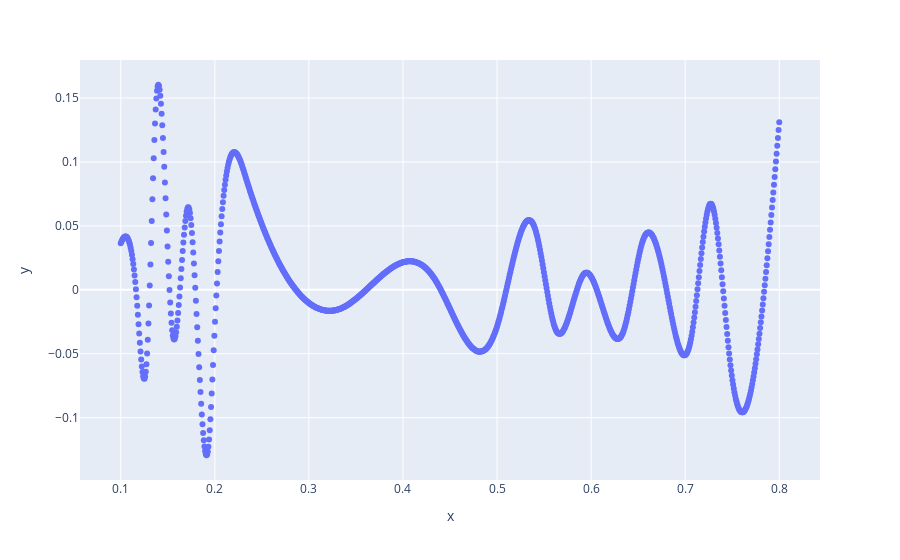

Notebook cell for this chart:
### Code cell
px.scatter(x=xplot, y=Pspline_plot- SCPspline_plot)

### Figure 1 — Plotly figure (JSON) as saved in the notebook; plotly's stock layout.template omitted (floating-point values rounded to 4 significant figures; data arrays with more than 128 entries replaced by an {"elided": "..."} marker saying what was removed)
{"data": [{"hovertemplate": "x=%{x}<br>y=%{y}<extra></extra>", "legendgroup": "", "marker": {"color": "#636efa", "symbol": "circle"}, "mode": "markers", "name": "", "orientation": "v", "showlegend": false, "type": "scatter", "x": {"elided": "1000 float values"}, "xaxis": "x", "y": {"elided": "1000 float values"}, "yaxis": "y"}], "layout": {"autosize": true, "legend": {"tracegroupgap": 0}, "margin": {"t": 60}, "xaxis": {"anchor": "y", "autorange": true, "domain": [0, 1], "range": [0.05757, 0.8424], "title": {"text": "x"}, "type": "linear"}, "yaxis": {"anchor": "x", "autorange": true, "domain": [0, 1], "range": [-0.15, 0.1809], "title": {"text": "y"}, "type": "linear"}}}
